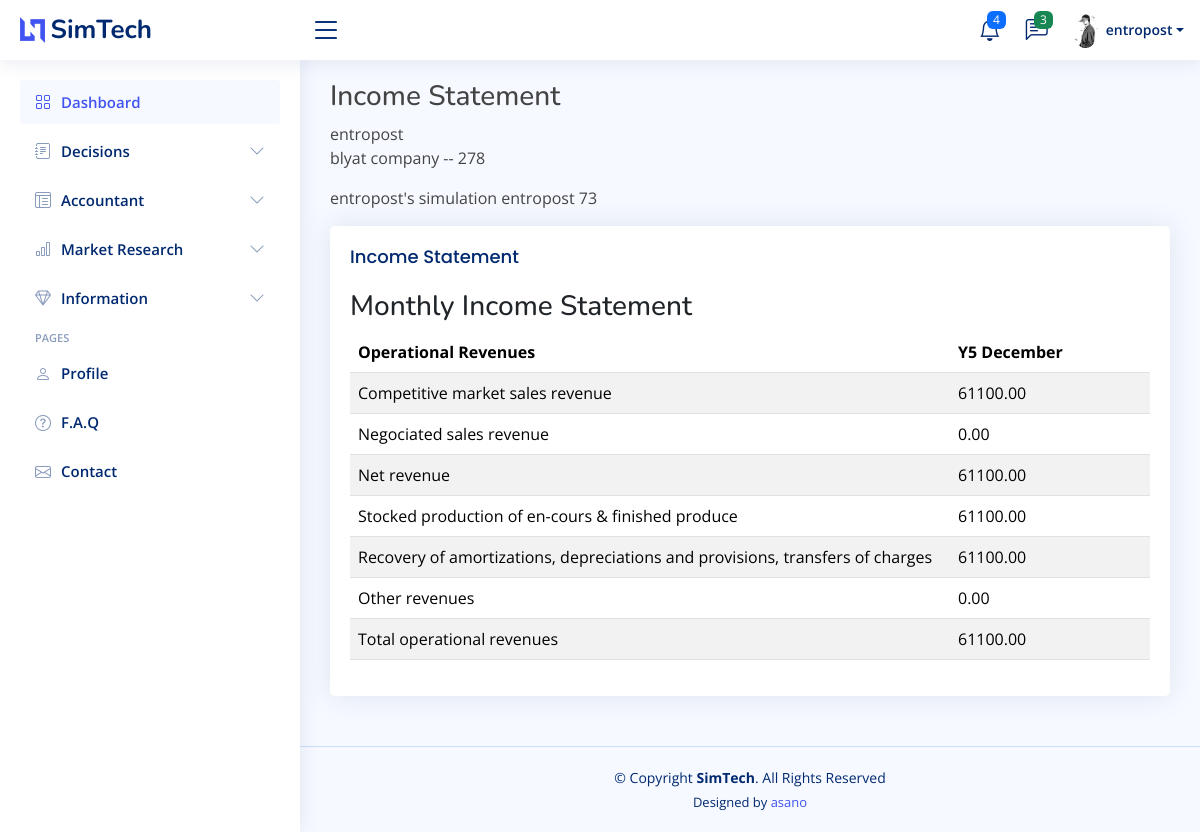
The page /play?session/3/accountant/income-statement (signed in) on the database as committed earlier.
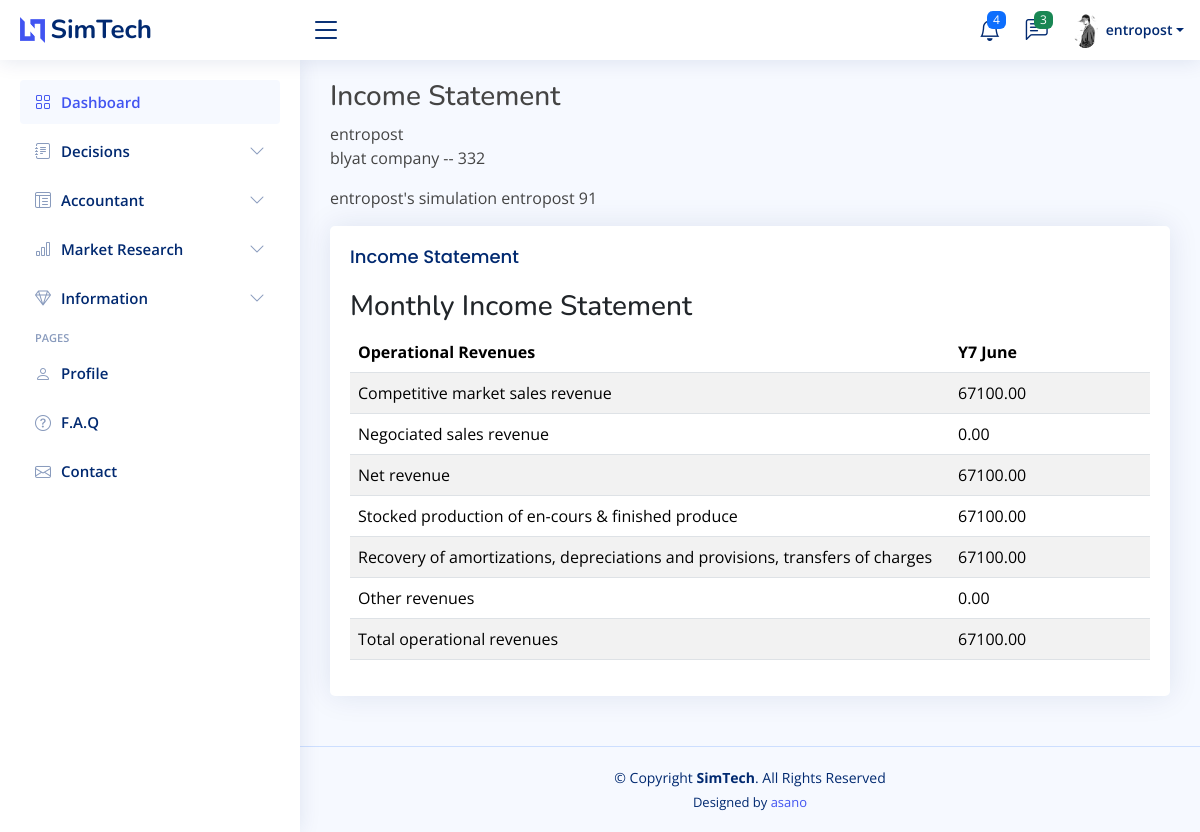
The same page on the database as committed later.
### simGame/models.py (models this page shows)
class Company(models.Model):
    simgame = models.ForeignKey(simGame, on_delete = models.RESTRICT)
    owner = models.ForeignKey(User, on_delete = models.RESTRICT, null = True)
    month = models.IntegerField()
    name = models.CharField(max_length=100)
    priceP1 = models.DecimalField(max_digits=8, decimal_places=2, null = True, blank = True)
    priceP2 = models.DecimalField(max_digits=8, decimal_places=2, null = True, blank = True)
    priceP3 = models.DecimalField(max_digits=8, decimal_places=2, null = True, blank = True)
    pubBrand = models.DecimalField(max_digits=8, decimal_places=2, null = True, blank = True)
    pubP1 = models.DecimalField(max_digits=8, decimal_places=2, null = True, blank = True)
    pubP2 = models.DecimalField(max_digits=8, decimal_places=2, null = True, blank = True)
    pubP3 = models.DecimalField(max_digits=8, decimal_places=2, null = True, blank = True)
    payDelP1 = models.IntegerField(null = True, blank = True)
    payDelP2 = models.IntegerField(null = True, blank = True)
    payDelP3 = models.IntegerField(null = True, blank = True)
    prodOrderP1 = models.IntegerField(null = True, blank = True)
    prodOrderP2 = models.IntegerField(null = True, blank = True)
    prodOrderP3 = models.IntegerField(null = True, blank = True)
    acqMoul = models.IntegerField(null = True, blank = True)
    acqFin = models.IntegerField(null = True, blank = True)
    cesMoul = models.IntegerField(null = True, blank = True)
    cesFin = models.IntegerField(null = True, blank = True)
    newLeasingMoul = models.IntegerField(null = True, blank = True)
    newLeasingFin = models.IntegerField(null = True, blank = True)
    comWood1 = models.DecimalField(max_digits=8, decimal_places=2, null = True, blank = True)
    comWood2 = models.DecimalField(max_digits=8, decimal_places=2, null = True, blank = True)
    comWood3 = models.DecimalField(max_digits=8, decimal_places=2, null = True, blank = True)
    comPlastic1 = models.DecimalField(max_digits=8, decimal_places=2, null = True, blank = True)
    comPlastic2 = models.DecimalField(max_digits=8, decimal_places=2, null = True, blank = True)
    comPlastic3 = models.DecimalField(max_digits=8, decimal_places=2, null = True, blank = True)
    commercialRepHirings = models.IntegerField(null = True, blank = True)
    commercialRepDismissals = models.IntegerField(null = True, blank = True)
    commercialRepBaseSalary = models.DecimalField(max_digits=8, decimal_places=2, null = True, blank = True)
    commercialRepCommisions = models.DecimalField(max_digits=4, decimal_places=2, null = True, blank = True)
    productionDirHirings = models.IntegerField(null = True, blank = True)
    productionDirDismissals = models.IntegerField(null = True, blank = True)
    productionDirBaseSalary = models.DecimalField(max_digits=8, decimal_places=2, null = True, blank = True)
    productionExecHirings = models.IntegerField(null = True, blank = True)
    productionExecDismissals = models.IntegerField(null = True, blank = True)
    productionExecBaseSalary = models.DecimalField(max_digits=8, decimal_places=2, null = True, blank = True)
    productionEmpHirings = models.IntegerField(null = True, blank = True)
    productionEmpDismissals = models.IntegerField(null = True, blank = True)
    productionEmpBaseSalary = models.DecimalField(max_digits=8, decimal_places=2, null = True, blank = True)
    supplyDirHirings = models.IntegerField(null = True, blank = True)
    supplyDirDismissals = models.IntegerField(null = True, blank = True)
    supplyDirBaseSalary = models.DecimalField(max_digits=8, decimal_places=2, null = True, blank = True)
    supplyExecHirings = models.IntegerField(null = True, blank = True)
    supplyExecDismissals = models.IntegerField(null = True, blank = True)
    supplyExecBaseSalary = models.DecimalField(max_digits=8, decimal_places=2, null = True, blank = True)
    supplyEmpHirings = models.IntegerField(null = True, blank = True)
    supplyEmpDismissals = models.IntegerField(null = True, blank = True)
    supplyEmpBaseSalary = models.DecimalField(max_digits=8, decimal_places=2, null = True, blank = True)
    administrationDirHirings = models.IntegerField(null = True, blank = True)
    administrationDirDismissals = models.IntegerField(null = True, blank = True)
    administrationDirBaseSalary = models.DecimalField(max_digits=8, decimal_places=2, null = True, blank = True)
    administrationExecHirings = models.IntegerField(null = True, blank = True)
    administrationExecDimissals = models.IntegerField(null = True, blank = True)
    administrationExecBaseSalary = models.IntegerField(null = True, blank = True)
    administrationEmpHirings = models.IntegerField(null = True, blank = True)
    administrationEmpDismissals = models.IntegerField(null = True, blank = True)
    administrationEmpBaseSalary = models.DecimalField(max_digits=8, decimal_places=2, null = True, blank = True)
    savingsInvestment = models.DecimalField(max_digits=10, decimal_places=2, null = True, blank = True)
    savingsWithdrawal = models.DecimalField(max_digits=10, decimal_places=2, null = True, blank = True)
    insuranceSubscription = models.BooleanField(null = True, blank = True)
    scoreQAP1 = models.DecimalField(max_digits=5, decimal_places=2, null = True, blank = True)
    scoreQAP2 = models.DecimalField(max_digits=5, decimal_places=2, null = True, blank = True)
    scoreQAP3 = models.DecimalField(max_digits=5, decimal_places=2, null = True, blank = True)
    scoreQPP1 = models.DecimalField(max_digits=5, decimal_places=2, null = True, blank = True)
    scoreQPP2 = models.DecimalField(max_digits=5, decimal_places=2, null = True, blank = True)
    scoreQPP3 = models.DecimalField(max_digits=5, decimal_places=2, null = True, blank = True)
    scoreSatP1 = models.DecimalField(max_digits=5, decimal_places=2, null = True, blank = True)
    scoreSatP2 = models.DecimalField(max_digits=5, decimal_places=2, null = True, blank = True)
    scoreSatP3 = models.DecimalField(max_digits=5, decimal_places=2, null = True, blank = True)
    scorePubBrandP1 = models.DecimalField(max_digits=5, decimal_places=2, null = True, blank = True)
    scorePubBrandP2 = models.DecimalField(max_digits=5, decimal_places=2, null = True, blank = True)
    scorePubBrandP3 = models.DecimalField(max_digits=5, decimal_places=2, null = True, blank = True)
    scorePubP1 = models.DecimalField(max_digits=5, decimal_places=2, null = True, blank = True)
    scorePubP2 = models.DecimalField(max_digits=5, decimal_places=2, null = True, blank = True)
    scorePubP3 = models.DecimalField(max_digits=5, decimal_places=2, null = True, blank = True)
    scorePayDelP1 = models.DecimalField(max_digits=5, decimal_places=2, null = True, blank = True)
    scorePayDelP2 = models.DecimalField(max_digits=5, decimal_places=2, null = True, blank = True)
    scorePayDelP3 = models.DecimalField(max_digits=5, decimal_places=2, null = True, blank = True)
    scoreSellingForceP1 = models.DecimalField(max_digits=5, decimal_places=2, null = True, blank = True)
    scoreSellingForceP2 = models.DecimalField(max_digits=5, decimal_places=2, null = True, blank = True)
    scoreSellingForceP3 = models.DecimalField(max_digits=5, decimal_places=2, null = True, blank = True)
    salesP1 = models.IntegerField(null = True, blank = True)
    salesP2 = models.IntegerField(null = True, blank = True)
    salesP3 =  models.IntegerField(null = True, blank = True)
    salesGlob = models.IntegerField(null = True, blank = True)
    revenueP1 = models.DecimalField(max_digits=12, decimal_places=2, null = True, blank = True)
    revenueP2 = models.DecimalField(max_digits=12, decimal_places=2, null = True, blank = True)
    revenueP3 = models.DecimalField(max_digits=12, decimal_places=2, null = True, blank = True)
    revenueGlob = models.DecimalField(max_digits=12, decimal_places=2, null = True, blank = True)
    decisionsSaved = models.BooleanField(default=False)
    is_simulated = models.BooleanField(default=False)
    created_at = models.DateTimeField(auto_now_add=True)
    updated_at = models.DateTimeField(auto_now=True)
    revenueVariations = models.DecimalField(max_digits=5, decimal_places=2, null=True, blank=True)
    salesVariations = models.DecimalField(max_digits=5, decimal_places=2, null=True, blank=True)
    marketPartP1 = models.DecimalField(max_digits=5, decimal_places=2, null=True, blank=True)
    marketPartP2 = models.DecimalField(max_digits=5, decimal_places=2, null=True, blank=True)
    marketPartP3 = models.DecimalField(max_digits=5, decimal_places=2, null=True, blank=True)
    marketPartGlob = models.DecimalField(max_digits=5, decimal_places=2, null=True, blank=True)
    marketPartVar = models.DecimalField(max_digits=5, decimal_places=2, null=True, blank=True)
    intangibleAssets = models.DecimalField(max_digits=12, decimal_places=2, null=True, blank=True)
    land = models.DecimalField(max_digits=12, decimal_places=2, null=True, blank=True)
    constructions = models.DecimalField(max_digits=12, decimal_places=2, null=True, blank=True)
    machines = models.DecimalField(max_digits=12, decimal_places=2, null=True, blank=True)
    rawMaterials = models.DecimalField(max_digits=12, decimal_places=2, null=True, blank=True)
    finishedProducts = models.DecimalField(max_digits=12, decimal_places=2, null=True, blank=True)
    accountsReceivable = models.DecimalField(max_digits=12, decimal_places=2, null=True, blank=True)
    defferedTaxAssets = models.DecimalField(max_digits=12, decimal_places=2, null=True, blank=True)
    taxDeposit = models.DecimalField(max_digits=12, decimal_places=2, null=True, blank=True)
    savingsAccount = models.DecimalField(max_digits=12, decimal_places=2, null=True, blank=True)
    cash = models.DecimalField(max_digits=12, decimal_places=2, null=True, blank=True)
    capital = models.DecimalField(max_digits=12, decimal_places=2, null=True, blank=True)
    legalReserves = models.DecimalField(max_digits=12, decimal_places=2, null=True, blank=True)
    optionalReserves = models.DecimalField(max_digits=12, decimal_places=2, null=True, blank=True)
    retainedEarnings = models.DecimalField(max_digits=12, decimal_places=2, null=True, blank=True)
    riskProvisons = models.DecimalField(max_digits=12, decimal_places=2, null=True, blank=True)
    loans = models.DecimalField(max_digits=12, decimal_places=2, null=True, blank=True)
    accountsPayable = models.DecimalField(max_digits=12, decimal_places=2, null=True, blank=True)
    defferedTaxLiabilities = models.DecimalField(max_digits=12, decimal_places=2, null=True, blank=True)
    incomeTaxLiabilities = models.DecimalField(max_digits=12, decimal_places=2, null=True, blank=True)
    otherLiabilities = models.DecimalField(max_digits=12, decimal_places=2, null=True, blank=True)

class simGame(models.Model):
    name = models.CharField(max_length=100)
    host = models.ForeignKey(User, on_delete = models.RESTRICT, null = True)
    status = models.CharField(max_length=10)
    scenario = models.CharField(max_length=15)
    month = models.IntegerField(null = True)
    maxCompanies = models.IntegerField(null = True)
    duration = models.IntegerField(null = True)
    created_at = models.DateTimeField(auto_now_add=True)
    updated_at = models.DateTimeField(auto_now=True)

### simGame/views.py (the view)
# urls.py: path('play?session/<int:pk>/accountant/income-statement', views.incomeStatement, name='income-statement')
def incomeStatement(request, pk):
    user = request.user
    game = simGame.objects.get(pk=pk)
    company = Company.objects.filter(simgame=game, owner=user, month=game.month)[0]
    prevCompany = Company.objects.filter(simgame=game, owner=user, month=game.month - 1)[0]
    candidates = Company.objects.filter(simgame=game)
    flag = request.user not in [candidate.owner for candidate in candidates]
    timestamp = monthToString(game.month - 1)
    context = {'user':user, 'game':game, 'company':company, 'timestamp':timestamp, 'prevCompany':prevCompany}
    return render(request, 'income-statement.html', context)

### simGame/views.py (called while the page is built)
def monthToString(month):
    months = ['December', 'January', 'February', 'March', 'April', 'May', 'June', 'July', 'August', 'September', 'October', 'November', 'December']
    return 'Y' + str((month - 1)//12) + ' ' + months[month % 12]

### simGame/templates/income-statement.html (shortened to what this page needs)
{% extends 'index.html' %}
{% block content %}
<main id="main" class="main">
    <h3>Income Statement</h3>
    {{user.username}}
    <p>{{company.name}} -- {{company.id}}</p>
    <p>{{game.name}} {{game.host}} {{game.month}}</p>
    <div>
        <div class="col-lg-12">
            <div class="card">
              <div class="card-body">
                <h5 class="card-title">Income Statement</h5>
            <h3>Monthly Income Statement</h3>
            <table class="table table-striped">
                <thead>
                  <tr >
                    <th  scope="col">Operational Revenues</th>
                    <th scope="col">{{timestamp}}</th>
                  </tr>
                </thead>
                <tbody>
                    <tr>
                      <td class="col-lg-9">Competitive market sales revenue</td>
                      <td>{{prevCompany.revenueGlob}}</td>
                    </tr>
                    <tr>
                      <td class="col-lg-9">Negociated sales revenue</td>
                      <td>0.00</td>
                    </tr>
                    <tr>
                      <td class="col-lg-9">Net revenue</td>
                      <td>{{prevCompany.revenueGlob}}</td>
                    </tr>
                    <tr>
                      <td class="col-lg-9">Stocked production of en-cours & finished produce</td>
                      <td>{{prevCompany.revenueGlob}}</td>
                    </tr>
                    <tr>
                      <td class="col-lg-9">Recovery of amortizations, depreciations and provisions, transfers of charges</td>
                      <td>{{prevCompany.revenueGlob}}</td>
                    </tr>
                    <tr>
                      <td class="col-lg-9">Other revenues</td>
                      <td>0.00</td>
                    </tr>
                    <tr>
                      <td class="col-lg-9">Total operational revenues</td>
                      <td>{{prevCompany.revenueGlob}}</td>
                    </tr>
                </tbody>
            </table>
            </div>
        </div>
        </div>
    </div>
    </main>
{% endblock content %}

Rows that differ between the two databases and show on the page:
no longer on this page (row edited): Company: name "blyat company", id "278"
no longer on this page (row unchanged): Company: revenueGlob "61100.00"
added Company: name "blyat company", id "332"
changed simGame "entropost's simulation": month "73" → "91"
added Company: revenueGlob "67100.00"
Other text that changed with them:
{{ timestamp }}: "Y5 December" → "Y7 June"
